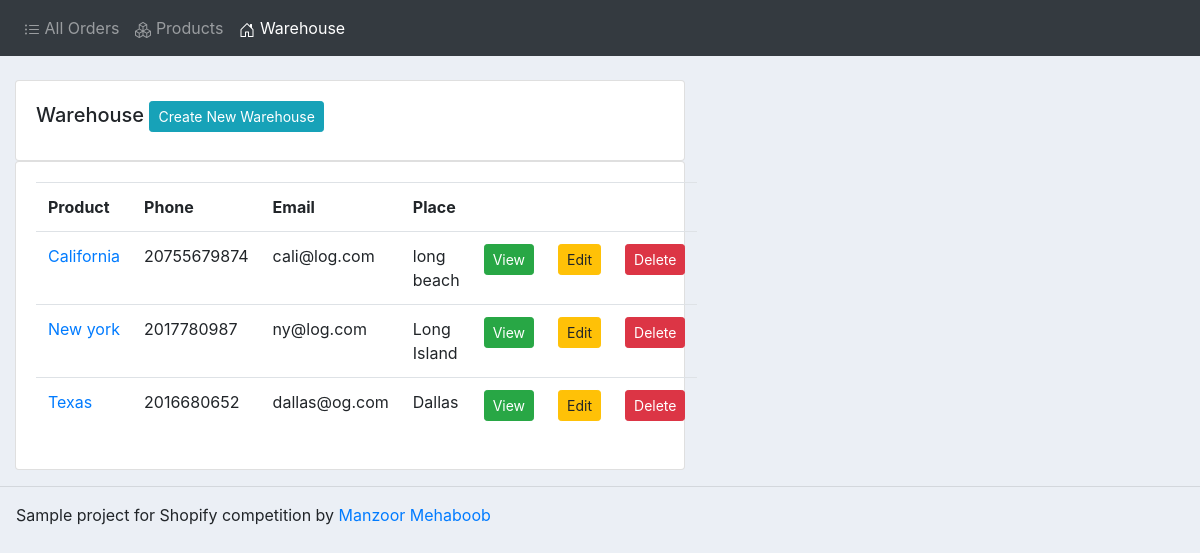
Screenshot of /warehouse_list with the database file from the repository.
### accounts/models.py (models this page shows, shortened)
class Warehouse(models.Model):
	id = models.AutoField(primary_key=True)
	name = models.CharField(max_length=200, null=True)
	phone = models.CharField(max_length=200, null=True)
	email = models.CharField(max_length=200, null=True)
	place = models.CharField(max_length=200, null=True)
	date_created = models.DateTimeField(auto_now_add=True, null=True)

### accounts/views.py (the view)
# urls.py: path('warehouse_list', views.warehouseList, name="warehouse_list"),
def warehouseList(request):
	warehouse = Warehouse.objects.all()
	return render(request, 'accounts/warehouse_list.html', {'warehouse':warehouse})

### accounts/templates/accounts/warehouse_list.html
{% extends 'accounts/main.html' %}
{% block content %}
<br>
<div class="row">
	<div class="col-md-7">
		<div class="card card-body">
			<h5>Warehouse <a class="btn btn-sm btn-info" href="{% url 'create_warehouse' %}">Create New
					Warehouse</a> </h5>
		</div>
		<div class="card card-body">
			<table class="table">
				<tr>
					<th>Product</th>
					<th>Phone</th>
					<th>Email</th>
					<th>Place</th>
					<th></th>
					<th></th>
					<th></th>
				</tr>
				{% for warehouse in warehouse %}
				<tr>
					<td><a href="{% url 'warehouse' warehouse.id %}">{{warehouse.name}}</a>
					</td>
					<td>{{warehouse.phone}}</td>
					<td>{{warehouse.email}}</td>
					<td>{{warehouse.place}}</td>
					<td><a class="btn btn-sm btn-success" href="{% url 'warehouse' warehouse.id %}">View</a></td>
					<td><a class="btn btn-sm btn-warning" href="{% url 'update_warehouse' warehouse.id %}">Edit</a></td>
					<td><a class="btn btn-sm btn-danger" href="{% url 'delete_warehouse' warehouse.id %}">Delete</a>
					</td>
				</tr>
				{% endfor %}
			</table>
		</div>
	</div>
</div>
{% endblock content %}

### static/css/main.css (style rules this page uses)
body { background-color: #ebeff5; }

### rows the page displays
Warehouse: name "California", phone "20755679874", email "cali@log.com", place "long beach"
Warehouse: name "New york", phone "2017780987", email "ny@log.com", place "Long Island"
Warehouse: name "Texas", phone "2016680652", email "dallas@og.com", place "Dallas"
